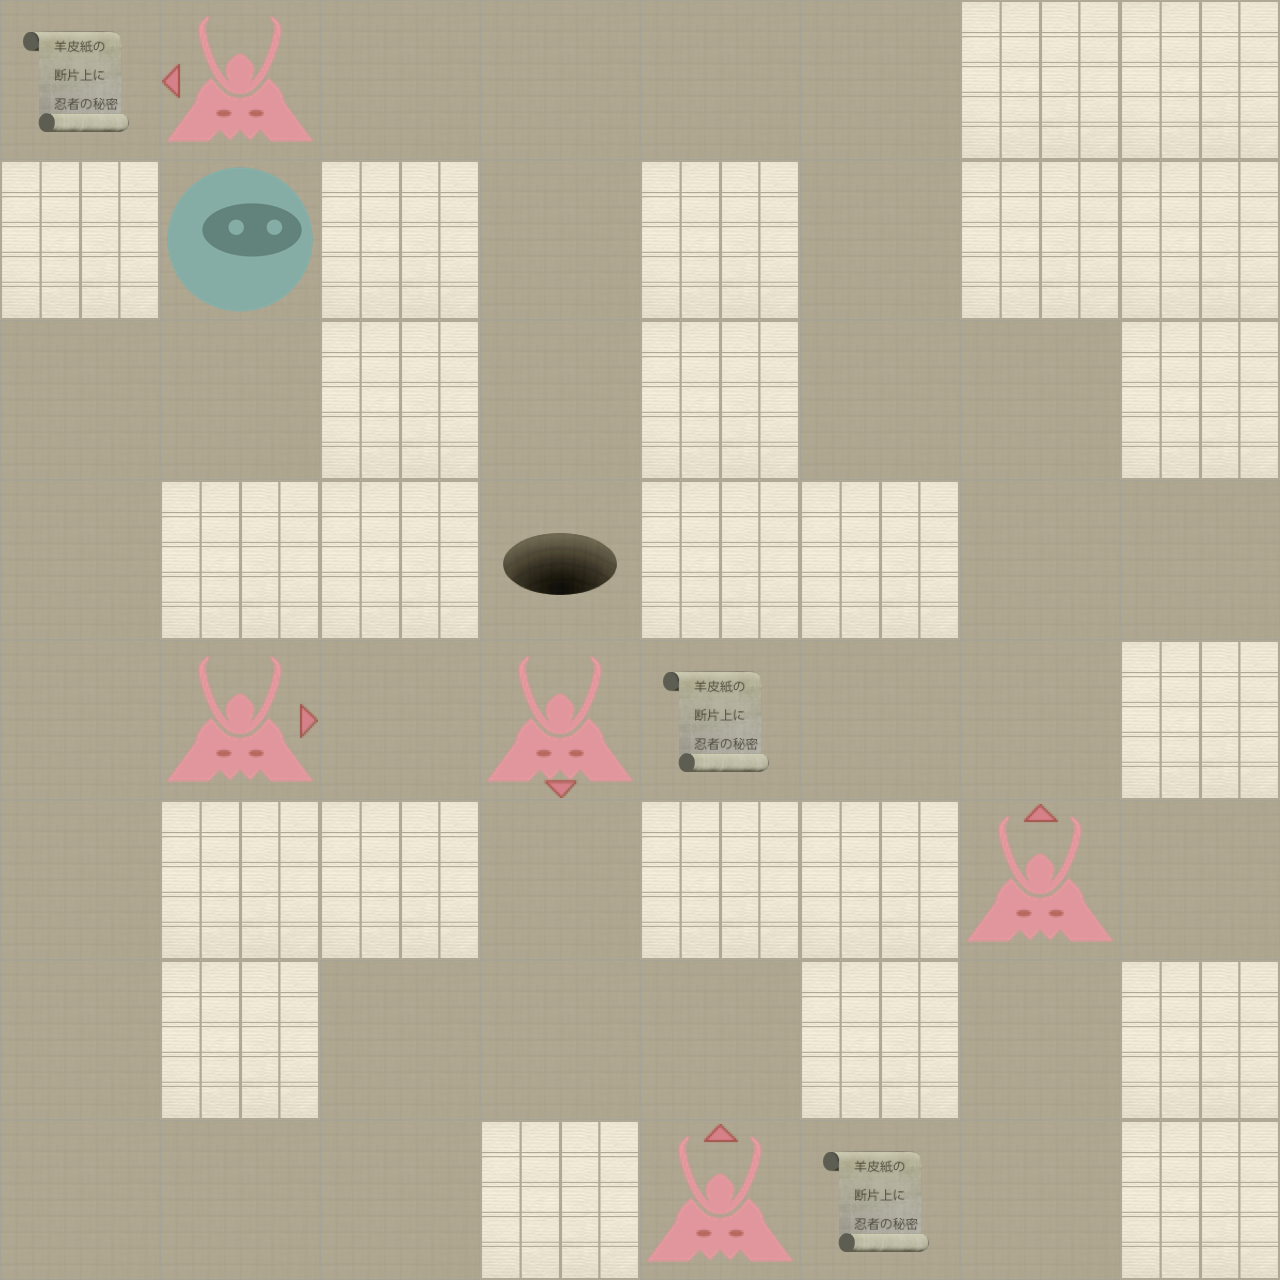

A level layout from a 2D game, rendered from its tile map. Below: a short description, then the map file with tile-grid data replaced by summaries:
An orthogonal 8x8 tile map with 160x160 px tiles, 2 tile layers (Level, Actors).

<map version="1.0" orientation="orthogonal" width="8" height="8" tilewidth="160" tileheight="160">
 <properties>
  <property name="moves" value="12" />
 </properties>
 <tileset firstgid="1" name="tiles" tilewidth="160" tileheight="160" spacing="2" margin="2">
  <image source="tiles-ipadhd.png" width="1024" height="1024" />
  <tile id="0">
   <properties>
    <property name="actor" value="exit" />
   </properties>
  </tile>
  <tile id="2">
   <properties>
    <property name="actor" value="guard" />
    <property name="direction" value="down" />
   </properties>
  </tile>
  <tile id="3">
   <properties>
    <property name="actor" value="guard" />
    <property name="direction" value="left" />
   </properties>
  </tile>
  <tile id="4">
   <properties>
    <property name="actor" value="guard" />
    <property name="direction" value="right" />
   </properties>
  </tile>
  <tile id="5">
   <properties>
    <property name="actor" value="guard" />
    <property name="direction" value="up" />
   </properties>
  </tile>
  <tile id="7">
   <properties>
    <property name="actor" value="player" />
   </properties>
  </tile>
  <tile id="8">
   <properties>
    <property name="actor" value="scroll" />
   </properties>
  </tile>
  <tile id="9">
   <properties>
    <property name="wall" value="1" />
   </properties>
  </tile>
 </tileset>
 <layer name="Level" width="8" height="8">
  <data>[64 cells, 64 non-empty, 2 distinct tile ids]</data>
 </layer>
 <layer name="Actors" width="8" height="8">
  <data>[64 cells, 10 non-empty, 7 distinct tile ids]</data>
 </layer>
</map>
